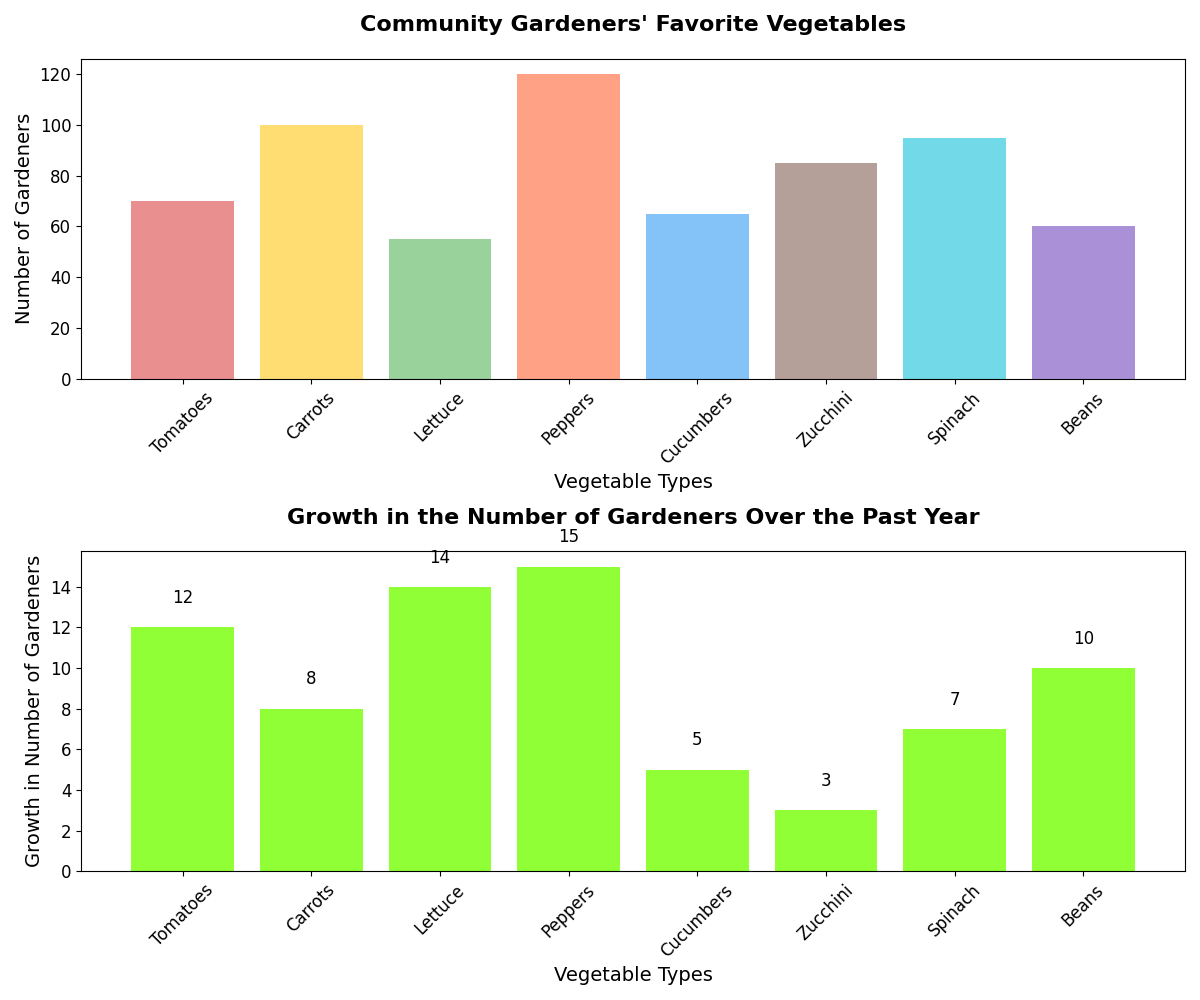

Generate this figure with Python:
import matplotlib.pyplot as plt
import numpy as np

# Data
vegetables = ['Tomatoes', 'Carrots', 'Lettuce', 'Peppers', 'Cucumbers', 'Zucchini', 'Spinach', 'Beans']
gardeners = [70, 100, 55, 120, 65, 85, 95, 60]  # Randomly shuffled number of gardeners
growth = [12, 8, 14, 15, 5, 3, 7, 10]  # Randomly shuffled growth numbers

# Define colors for the bars
colors = ['#E57373', '#FFD54F', '#81C784', '#FF8A65', '#64B5F6', '#A1887F', '#4DD0E1', '#9575CD']

# Set up the plot layout
fig, ax = plt.subplots(2, 1, figsize=(12, 10))

# Bar chart for the number of gardeners
ax[0].bar(vegetables, gardeners, color=colors, alpha=0.8)
ax[0].set_title("Community Gardeners' Favorite Vegetables", fontsize=16, fontweight='bold', pad=20)
ax[0].set_ylabel('Number of Gardeners', fontsize=14)
ax[0].set_xlabel('Vegetable Types', fontsize=14)
ax[0].tick_params(axis='x', rotation=45, labelsize=12)
ax[0].tick_params(axis='y', labelsize=12)

# Bar chart for growth rates
growth_colors = ['#76FF03' if g > 0 else '#F44336' for g in growth]
ax[1].bar(vegetables, growth, color=growth_colors, alpha=0.8)
ax[1].set_title("Growth in the Number of Gardeners Over the Past Year", fontsize=16, fontweight='bold', pad=20)
ax[1].set_ylabel('Growth in Number of Gardeners', fontsize=14)
ax[1].set_xlabel('Vegetable Types', fontsize=14)
ax[1].tick_params(axis='x', rotation=45, labelsize=12)
ax[1].tick_params(axis='y', labelsize=12)

# Adding annotations on the growth bars
for i, v in enumerate(growth):
    ax[1].text(i, v + (1 if v > 0 else -1), f"{v}", ha='center', va='bottom' if v > 0 else 'top', fontsize=12, color='black')

# Improve layout
plt.tight_layout()

# Display the plot
plt.show()
